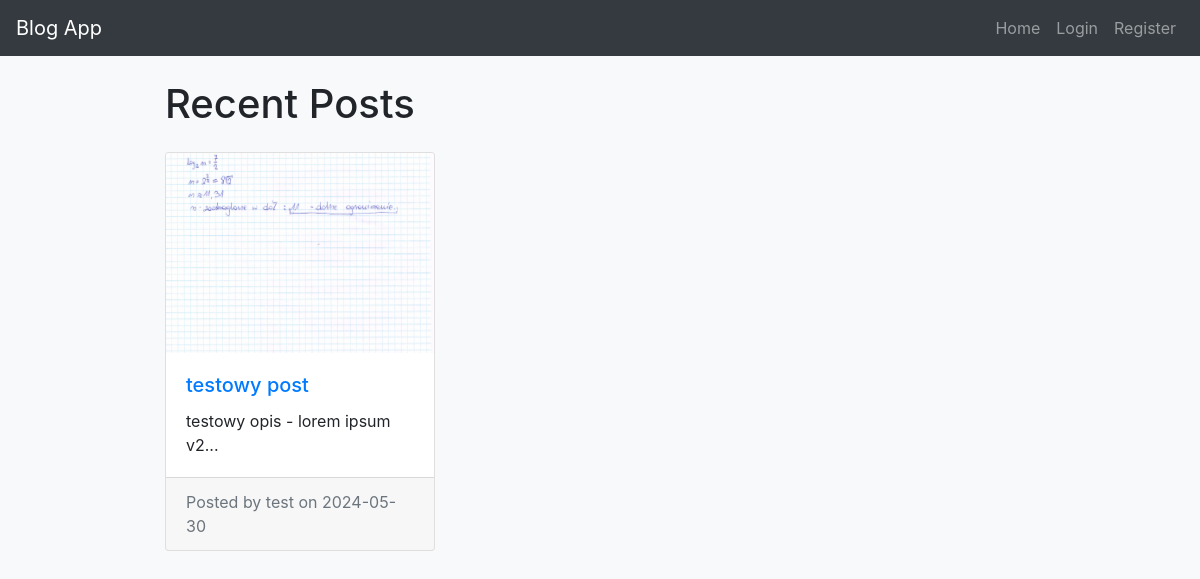
The app's page /, older data.
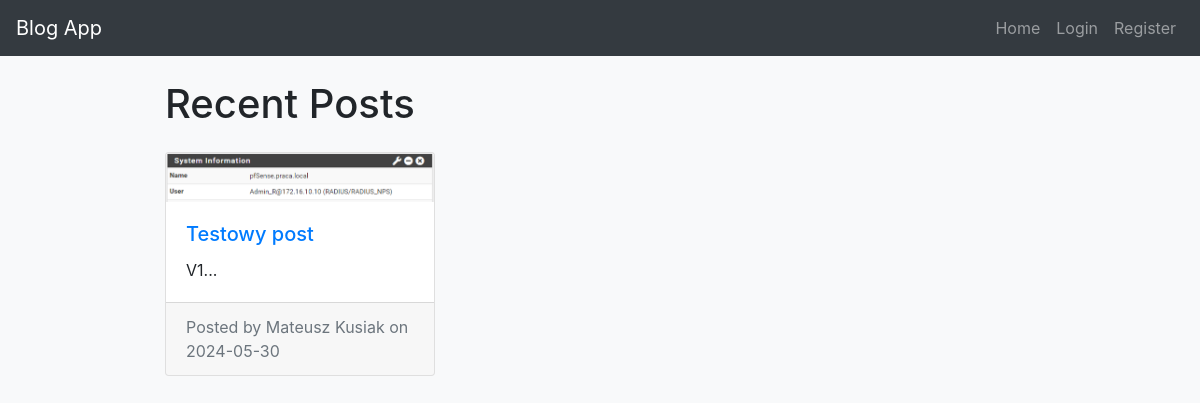
The same page, newer data.
### models.py (models this page shows)
class Post(db.Model):
    id = db.Column(db.Integer, primary_key=True)
    title = db.Column(db.String(100), nullable=False)
    date_posted = db.Column(db.DateTime, nullable=False, default=datetime.utcnow)
    content = db.Column(db.Text, nullable=False)
    image_url = db.Column(db.String(120), nullable=True)
    user_id = db.Column(db.Integer, db.ForeignKey('user.id'), nullable=False)
    comments = db.relationship('Comment', backref='post', lazy=True)

class User(UserMixin, db.Model):
    id = db.Column(db.Integer, primary_key=True)
    username = db.Column(db.String(20), unique=True, nullable=False)
    email = db.Column(db.String(120), unique=True, nullable=False)
    password = db.Column(db.String(60), nullable=False)
    posts = db.relationship('Post', backref='author', lazy=True)
    comments = db.relationship('Comment', backref='author', lazy=True)

### app.py (the view)
@app.route('/')
def home():
    posts = Post.query.all()
    return render_template('home.html', posts=posts)

### templates/home.html (shortened to what this page needs)
{% extends "base.html" %}
{% block content %}
    <h1 class="my-4">Recent Posts</h1>
    <div class="row">
        {% for post in posts %}
        <div class="col-lg-4 col-md-6 mb-4">
            <div class="card h-100">
                {% if post.image_url %}
                <img src="{{ url_for('uploaded_file', filename=post.image_url) }}" class="card-img-top" alt="Post image">
                {% endif %}
                <div class="card-body">
                    <h5 class="card-title"><a href="{{ url_for('post', post_id=post.id) }}">{{ post.title }}</a></h5>
                    <p class="card-text">{{ post.content[:100] }}...</p>
                </div>
                <div class="card-footer text-muted">
                    Posted by {{ post.author.username }} on {{ post.date_posted.strftime('%Y-%m-%d') }}
                </div>
            </div>
        </div>
        {% endfor %}
    </div>
{% endblock %}

Row changes from the older to the newer data that the page shows:
changed Post: image_url: a different picture; title "testowy post" → "Testowy post"; content "testowy opis - lorem ipsum v2" → "V1"; author.username "test" → "Mateusz Kusiak"
